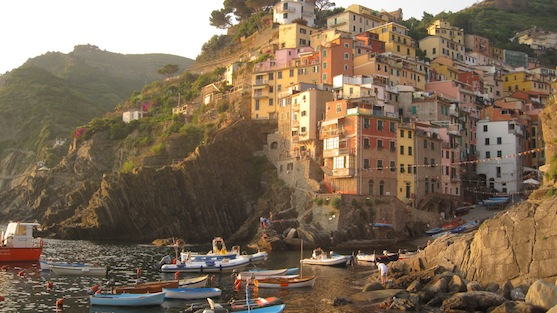
//> input picture CUDA_IMPL/HW1/cinque_terre_small.jpg, 557 x 313 px, given in place of in000001.jpg, which was not available
$ ./omp_main   (built with g++ and OpenCV 4)
//> lines starting //> are read from the running program, lines starting //| are printed output that depends on the picture; pictures that were not available may be replaced by others from this repository, and a replacement may not be noted
### BGS/omp/GaussianModel.h
//
//  GuassianModel.h
//  BGS
//
//  Created by Peter Henderson on 2014-11-02.
//  Copyright (c) 2014 Peter Henderson. All rights reserved.
//

#ifndef __BGS__GaussianModel__
#define __BGS__GaussianModel__

#include <stdio.h>
#include <opencv2/core/core.hpp>
#include <opencv2/highgui/highgui.hpp>
#include <iostream>
//#include <stdlib>
#include <ctime>

using namespace cv;
//using namespace std;
/*!
 @class Gaussian Model
 @discussion This keeps track of the gaussian model of a video, note, some of the implementation may have been taken from
              http://iss.bu.edu/data/jkonrad/reports/HWYY10-06buece.pdf for now, but will probably change later for optimization
 */
class GaussianModel{
public:
    /*!
     Generates a new guassian model which can be updated with values
     \param first_image the first frame
     \param N the size of the
     */
    GaussianModel(Mat* first_image, int N);
    void init(Mat * next_frame);
    ~GaussianModel();

    void updatePixel(Mat * next_frame, int y, int x);
    void updateBinary(Mat * next_frame);
    void setPixel(Mat *frame, int y, int x);

    /**
     For greyscale
     */
    //original images of video
    Mat* frame_mat = NULL;
    //expected images of video
    Mat* frame_u_mat = NULL;
    //variance images
    Mat* frame_var_mat = NULL;
    //the binary output of foreground vs background detection
    Mat* frame_bin_mat = NULL;
    int **ages;

private:
    /*
     Pixel scalars for calculations
     */
    //original values of pixels
    cv::Scalar pixel = {0};
    //expected values of pixels
    cv::Scalar pixel_u = {0};
    //variance images
    cv::Scalar pixel_var = {0};
    //standard deviation images

    const double theta_d = 20.0;

    /*
     Other params
     */
    // learning factor?
    double alpha;
    // initial std?
    double std_init;
    //initialized var
    double var_init;
    double lamda;
};

#endif /* defined(__BGS__GuassianModel__) */

### BGS/omp/DualGaussianModel.h
//
//  DualGaussianModel.h
//  BGS
//
//  Created by Peter Henderson on 2014-11-04.
//  Copyright (c) 2014 Peter Henderson. All rights reserved.
//

#ifndef __BGS__DualGaussianModel__
#define __BGS__DualGaussianModel__

#include <stdio.h>
//#include <opencv2/video/tracking.hpp>
#include "GaussianModel.h"

//TODO: memory cleanup in destructor
class DualGaussianModel{
public:
    ~DualGaussianModel();


    DualGaussianModel(Mat* first_image, int N);
    void updateModel(Mat* next_frame);

    float meanThreshold = 9.0; //This constant was taken from the paper, but could probably be varied

    //cv::Mat *last_frame;

private:
    //TODO: change these to auto_ptr or something
    GaussianModel* candidateBackgroundModel;
    void swapPixelsMat(int y, int x);

    GaussianModel* apparentBackgroundModel;

};
#endif /* defined(__BGS__DualGaussianModel__) */

### BGS/omp/GaussianModel.cpp
//
//  GuassianModel.cpp
//  BGS
//
//  Created by Peter Henderson on 2014-11-02.
//  Copyright (c) 2014 Peter Henderson. All rights reserved.
//

#include "GaussianModel.h"
//#include <stdlib.h>
// Here we're going to define the Gaussian model for the background of an image
// There will be 1 gaussian model per a small N X N grid subsection of the overall image
// In the paper, this is G_i^t

//using namespace std;

GaussianModel::GaussianModel(Mat* first_image, int N){


    //Initialize params
    frame_mat = first_image;
    frame_u_mat = new cv::Mat(first_image->size(), CV_8U);
    frame_var_mat = new cv::Mat(first_image->size(), CV_8U);
    frame_bin_mat = new cv::Mat(first_image->size(), CV_8U);

    ages = (int **) std::calloc(frame_mat->cols, sizeof(int *));

    for(int i = 0; i< frame_mat->cols; ++i) {
        ages[i] =  (int *) std::calloc(frame_mat->rows, sizeof(int));
    }

    for(int i = 0; i < frame_mat->cols;i++){
        for(int j = 0; j<frame_mat->rows;j++){
            ages[i][j] = 1;
        }
    }

    alpha = 0.1;
    // initial std?
    std_init = 20.0;
    //initialized var
    var_init = std_init * std_init;

    // TODO: this should actually be y = min(y+N, frame->height) and should update according to the sum as in the paper,
    // want to test per pixel Gaussian first
    for( int y = 0; y < frame_mat->rows; ++y)
    {
        for( int x = 0; x < frame_mat->cols; ++x)
        {
            setPixel(frame_mat, y, x);
        }
    }

}

// [13 lines left out: function init, not called in this run]

/**
 Trying with greyscale
 */

void GaussianModel::updatePixel(Mat * next_frame, int y, int x){
    pixel = next_frame->at<uchar>(y, x);
    pixel_u = frame_u_mat->at<uchar>(y, x);
    pixel_var = frame_var_mat->at<uchar>(y, x);

    int i = 0;
    alpha = 1.0/(double)ages[x][y];
    pixel_u.val[i] = (1.0-alpha) * pixel_u.val[i] + (alpha) * pixel.val[i];
    float V =  pow((pixel_u.val[i] - pixel.val[i]),2);
    pixel_var.val[i] = (1.0-alpha) * pixel_var.val[i] + alpha*V;

    //write into matrix
    frame_u_mat->at<uchar>(y, x) = pixel_u.val[i];
    frame_var_mat->at<uchar>(y, x) = pixel_var.val[i];

    ages[x][y]++;
}

void GaussianModel::updateBinary(Mat * next_frame){
    //#pragma omp for private(next_frame)
    for (int y = 0; y < next_frame->rows; ++y) {
        for (int x = 0; x < next_frame->cols; ++x) {
            cv::Scalar  pixel_diff = frame_u_mat->at<uchar>(y, x) - next_frame->at<uchar>(y, x);
            cv::Scalar pixel_var = frame_var_mat->at<uchar>(y, x);

            //this should be related to theta_d and variance theta_d * pixel_var.val[0]
            if (pow(pixel_diff.val[0], 2) <= 60){
                //background
                frame_bin_mat->at<uchar>(y, x) = 0;
            } else {
                //foreground
                frame_bin_mat->at<uchar>(y, x) = 255;
            }
        }
    }

}
void GaussianModel::setPixel(Mat *frame, int y, int x){
        pixel = frame->at<uchar>(y, x);
        pixel_u.val[0] = pixel.val[0];
        pixel_var.val[0] = var_init;
//    frame_var_mat->at<uchar>(y, x) = var_init;

    frame_u_mat->at<uchar>(y, x) = pixel_u.val[0];
    frame_var_mat->at<uchar>(y, x) = pixel_var.val[0];
//    frame_std_mat->at<uchar>(y, x) = pixel_std.val[0];
//    ages[x][y]++;
}

GaussianModel::~GaussianModel(){


}

### BGS/omp/DualGaussianModel.cpp
//
//  DualGaussianModel.cpp
//  BGS
//
//  Created by Peter Henderson on 2014-11-04.
//  Copyright (c) 2014 Peter Henderson. All rights reserved.
//

#include "DualGaussianModel.h"
#include <cmath>

DualGaussianModel::DualGaussianModel(Mat* first_image, int N){
    candidateBackgroundModel = new GaussianModel(first_image, N);
    apparentBackgroundModel = new GaussianModel(first_image, N);
    //set up windows
    namedWindow("origin", CV_WINDOW_AUTOSIZE);
    namedWindow("processing", CV_WINDOW_AUTOSIZE);
    namedWindow("result", CV_WINDOW_AUTOSIZE);

    //last_frame = cvCloneMat(first_image);
}

void DualGaussianModel::swapPixelsMat(int y, int x){
    float pixel = apparentBackgroundModel->frame_u_mat->at<uchar>(y, x);
    float pixel2 = candidateBackgroundModel->frame_u_mat->at<uchar>(y, x);
    apparentBackgroundModel->frame_u_mat->at<uchar>(y, x) = pixel2;
    candidateBackgroundModel->frame_u_mat->at<uchar>(y, x) = pixel2;

    pixel = apparentBackgroundModel->frame_var_mat->at<uchar>(y, x);
    pixel2 = candidateBackgroundModel->frame_var_mat->at<uchar>(y, x);
    apparentBackgroundModel->frame_var_mat->at<uchar>(y, x) = pixel2;
    candidateBackgroundModel->frame_var_mat->at<uchar>(y, x) = pixel2;
}

void DualGaussianModel::updateModel(Mat *next_frame){

    // 2.3. Motion Compensation by Mixing Models
    // 1. Divide into grids 32 × 24, KLT on every corner of the grid
    // 2. RANSAC to obtain a homography matrix Ht:t−1
    // 3.

    /*
    cv::Mat m_prevImg;
    cv::Mat m_nextImg;
    std::vector<cv::Point2f>   m_prevPts;
    std::vector<cv::Point2f>   m_nextPts;
    std::vector<unsigned char> m_status;
    std::vector<float>         m_error;
    cv::calcOpticalFlowPyrLK(m_prevImg, m_nextImg, m_prevPts, m_nextPts, m_status, m_error);

    //last_frame = cvCloneMat(next_frame);

    double ransacThreshold = 3;
    // compute homography using RANSAC
    cv::Mat mask;
    cv::Mat H = cv::findHomography(m_prevPts, m_nextPts, CV_RANSAC, ransacThreshold, mask);
    */

    // set the next frame...
    // next_frame


    for(int y = 0; y < next_frame->rows; ++y)
    {
        for(int x = 0; x < next_frame->cols; ++x)
        {

            // Get the differences for the candidate and apparent background models
            float adiff = next_frame->at<uchar>(y, x) - apparentBackgroundModel->frame_u_mat->at<uchar>(y, x);
            float cdiff = next_frame->at<uchar>(y, x) - candidateBackgroundModel->frame_u_mat->at<uchar>(y, x);

            if (pow(adiff, 2) < meanThreshold * apparentBackgroundModel->frame_var_mat->at<uchar>(y, x)){
                apparentBackgroundModel->updatePixel(next_frame, y, x);
            }
            else if(pow(cdiff, 2) < meanThreshold * candidateBackgroundModel->frame_var_mat->at<uchar>(y, x)){
                candidateBackgroundModel->updatePixel(next_frame, y, x);
            }
            else{
                candidateBackgroundModel->ages[x][y] = 1;
                candidateBackgroundModel->setPixel(next_frame, y, x);
            }

            if (candidateBackgroundModel->ages[x][y] > apparentBackgroundModel->ages[x][y] ){
                //Swap the models
                swapPixelsMat(y,x);
                float temp =apparentBackgroundModel->ages[x][y];
                apparentBackgroundModel->ages[x][y] = candidateBackgroundModel->ages[x][y];
                candidateBackgroundModel->ages[x][y] = temp;

                candidateBackgroundModel->setPixel(next_frame, y, x);
                candidateBackgroundModel->ages[x][y] = 1;
            }


        }
    }

    apparentBackgroundModel->updateBinary(next_frame);

    imshow("origin", *next_frame);
    cvWaitKey(1);
    imshow("processing", *apparentBackgroundModel->frame_u_mat);
    cvWaitKey(1);
    imshow("result", *apparentBackgroundModel->frame_bin_mat);
    cvWaitKey(1);
}

DualGaussianModel::~DualGaussianModel(){
    delete apparentBackgroundModel;
    delete candidateBackgroundModel;

    cvDestroyWindow("origin");
    cvDestroyWindow("processing");
    cvDestroyWindow("result");
}

### BGS/omp/omp_main.cpp

#include <iostream>
#include <opencv2/core/core.hpp>
#include <opencv2/highgui/highgui.hpp>
#include <opencv2/imgproc/imgproc.hpp>
#include <string>
#include <omp.h>
#include <stdio.h>
#include <stdlib.h>
#include "DualGaussianModel.h"

int main(int argc, char *argv[])
{

  int nthreads, tid;

  /* Fork a team of threads giving them their own copies of variables */
  #pragma omp parallel private(nthreads, tid)
  {

    /* Obtain thread number */
    tid = omp_get_thread_num();
    printf("Hello World from thread = %d\n", tid);

    /* Only master thread does this */
    if (tid == 0) {
      nthreads = omp_get_num_threads();
      printf("Number of threads = %d\n", nthreads);
    }

  }  /* All threads join master thread and disband */

  int start = 01;
  int end = 500;
  char buff[100];

  Mat frame = imread("../Videos/sofa/input/in000001.jpg",  CV_LOAD_IMAGE_GRAYSCALE);
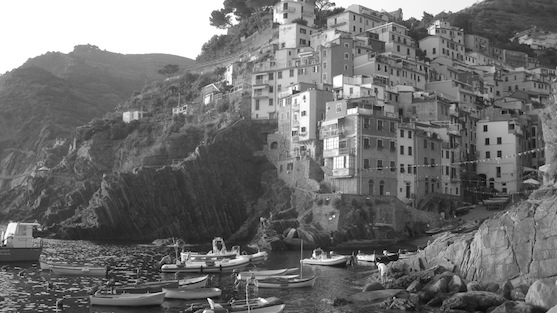
//> frame: 313 rows x 557 cols, CV_8UC1; min 0, max 255, mean 111.9
  DualGaussianModel gm(&frame, 10);

  std::cout << "Running OpenMP DualGaussianModel";

  for (int i = start + 1; i < end; i++) {
      sprintf(buff, "../Videos/sofa/input/in%06d.jpg", i);
      std::string buffAsStdStr = buff;
      const char * c = buffAsStdStr.c_str();
      frame = imread(c, CV_LOAD_IMAGE_GRAYSCALE);
      Mat destination;
      GaussianBlur( frame, destination, Size(9,9), 0, 0 );
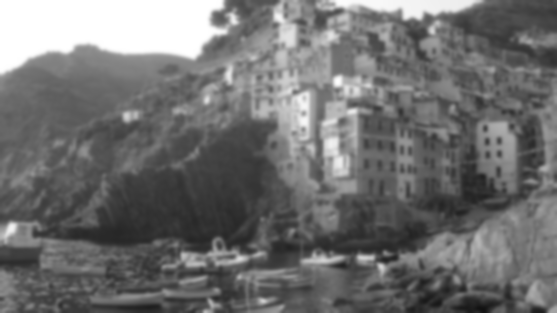
//> destination: 313 rows x 557 cols, CV_8UC1; min 17, max 255, mean 111.9
      Mat dst;
      medianBlur ( destination, dst, 3 );
      cvWaitKey(1);
      gm.updateModel(&dst);
//> after the loop in updateBinary, `for (int y = 0; y < next_frame->rows; ++y)`:
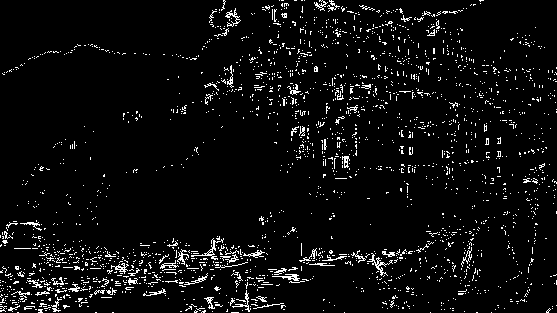
//> frame_bin_mat: 313 rows x 557 cols, CV_8UC1; 5.1% white in thin lines or dots
//> (the run ends here: the program stops with an error, at `GaussianBlur( frame, destination, Size(9,9), 0, 0 );`)
